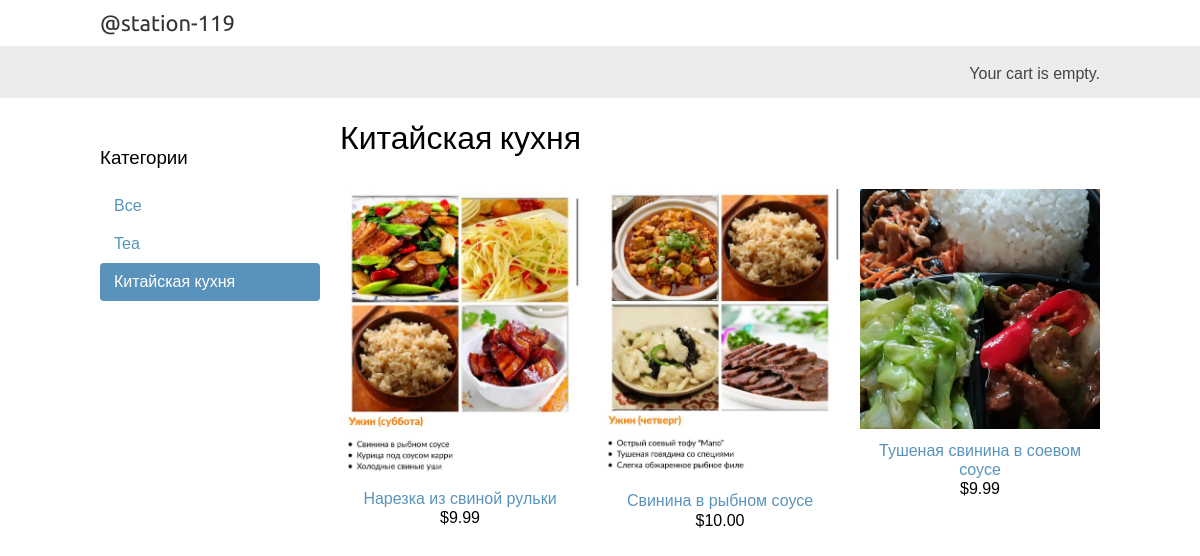
/kitajskaya-kuhnya/, run on the app's committed database.
### shop/models.py (models this page shows, shortened)
class Category(models.Model):
    name = models.CharField(max_length=200, db_index=True)
    slug = models.SlugField(max_length=200, unique=True)
    class Meta:
        ordering = ('name',)
        verbose_name = 'category'
        verbose_name_plural = 'categories'
    def get_absolute_url(self):
        return reverse('shop:product_list_by_category', args=[self.slug])

class Product(models.Model):
    category = models.ForeignKey(Category,
                                 related_name='products',
                                 on_delete=models.CASCADE)
    name = models.CharField(max_length=200, db_index=True)
    slug = models.SlugField(max_length=200, db_index=True)
    image = models.ImageField(upload_to='products/%Y/%m/%d', blank=True)
    description = models.TextField(blank=True)
    price = models.DecimalField(max_digits=10, decimal_places=2)
    available = models.BooleanField(default=True)
    created = models.DateTimeField(auto_now_add=True)
    updated = models.DateTimeField(auto_now=True)
    class Meta:
        ordering = ('name',)
        index_together = (('id', 'slug'),)
    def get_absolute_url(self):
        return reverse('shop:product_detail', args=[self.id, self.slug])

### shop/views.py (the view)
# urls.py: path('', product_list, name='product_list'),
def product_list(request, category_slug=None):
    category = None
    categories = Category.objects.all()
    products = Product.objects.filter(available=True)
    if category_slug:
        category = get_object_or_404(Category, slug=category_slug)
        products = products.filter(category=category)
    context = {'category': category,
               'categories': categories,
               'products': products}
    return render(request, 'shop/product/list.html', context)

### cart/cart.py (called while the page is built)
    def __len__(self):
        return sum(item['quantity'] for item in self.cart.values())

### cart/context_processors.py (called while the page is built)
def cart(request):
    return {'cart': Cart(request)}

### templates/shop/product/list.html (shortened to what this page needs)
{% extends "shop/base.html" %}
{% load static %}
{% block content %}
<div id="sidebar">
    <h3>Категории</h3>
    <ul>
        <li {% if not category %} class="selected" {% endif %}>
            <a href="{% url "shop:product_list" %}">Все</a>
        </li>
        {% for c in categories %}
        <li {% if category.slug == c.slug %} class="selected" {% endif %}>
            <a href="{{ c.get_absolute_url }}">{{ c.name }}</a>
        </li>
        {% endfor %}
    </ul>
</div>
<div id="main" class="product-list">
    <h1>{% if category %}{{ category.name }}{% else %}Продукты{% endif %}</h1>
    {% for product in products %}
    <div class="item">
        <a href="{{ product.get_absolute_url }}">
            <img src="
                {% if product.image %}
                    {{ product.image.url }}
                {%else %}
                    {% static "img/no_image.png" %}
                {% endif %}">
        </a>
        <a href="{{ product.get_absolute_url }}">{{ product.name }}</a>
        <br>
        ${{ product.price }}
    </div>
    {% endfor %}
</div>
{% endblock %}

### shop/static/css/base.css (style rules this page uses)
body { margin:0; padding:0; font-family:helvetica, sans-serif; }
h1, h2, h3, h4, h5 , h6 { font-family: 'Ubuntu', sans-serif; font-weight:normal; }
a { text-decoration:none; color:#5993bb; }
#sidebar { width:220px; padding:30px 20px 0 0; float:left; }
#sidebar ul { margin:0; padding:0; }
#sidebar ul li { margin:0; list-style:none; padding:10px 14px; }
#sidebar ul li a { display:block; }
#sidebar ul li.selected { background:#5993bb; border-radius:4px; }
#sidebar ul li.selected a { color:#fff; }
#main { float:left; width: 96%; margin-right:-220px; overflow:hidden; }
.product-list .item { width:25%; padding:10px 20px 10px 0; float:left; text-align:center; line-height:1.2; }
.product-list .item img { width:100%; margin-bottom:8px; }

### data on the page
Category: name "Tea"
Category: name "Китайская кухня"
Product: image (picture), name "Нарезка из свиной рульки", price "9.99"
Product: image (picture), name "Свинина в рыбном соусе", price "10.00"
Product: image (picture), name "Тушеная свинина в соевом соусе", price "9.99"
